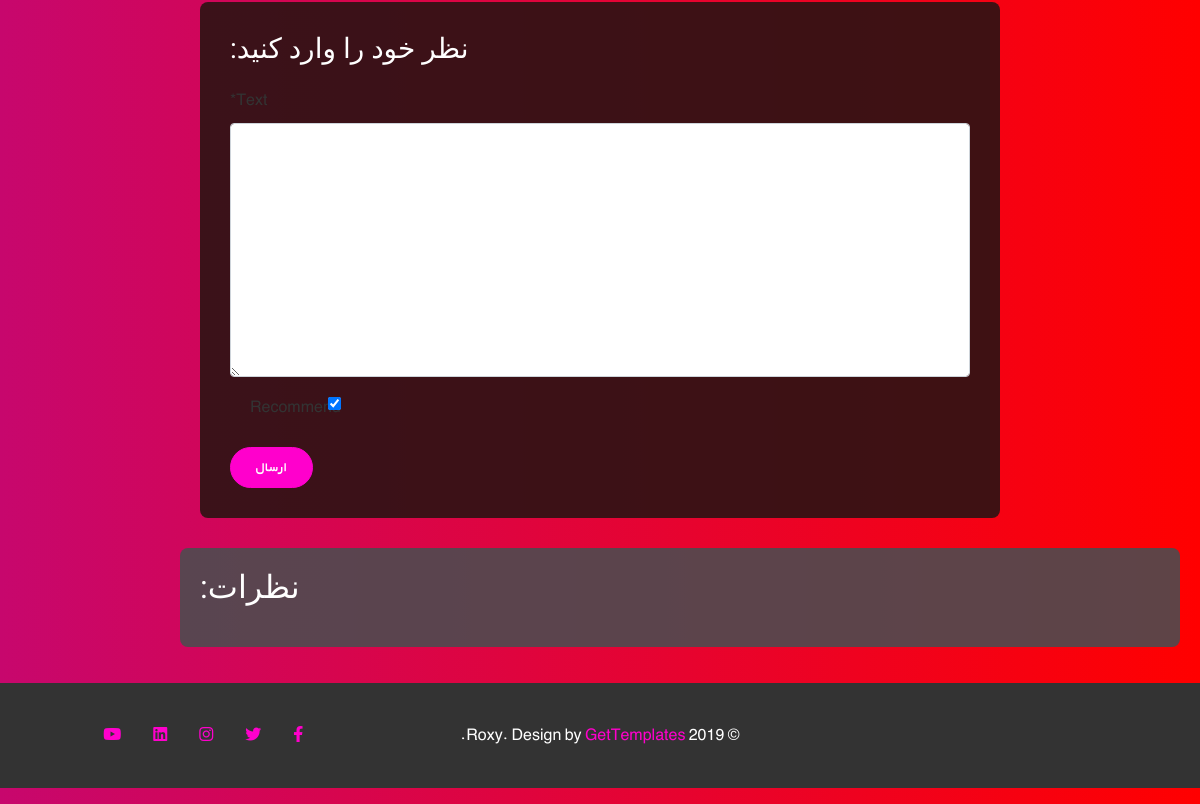
The app's page /shop/3 (lower part), older data.
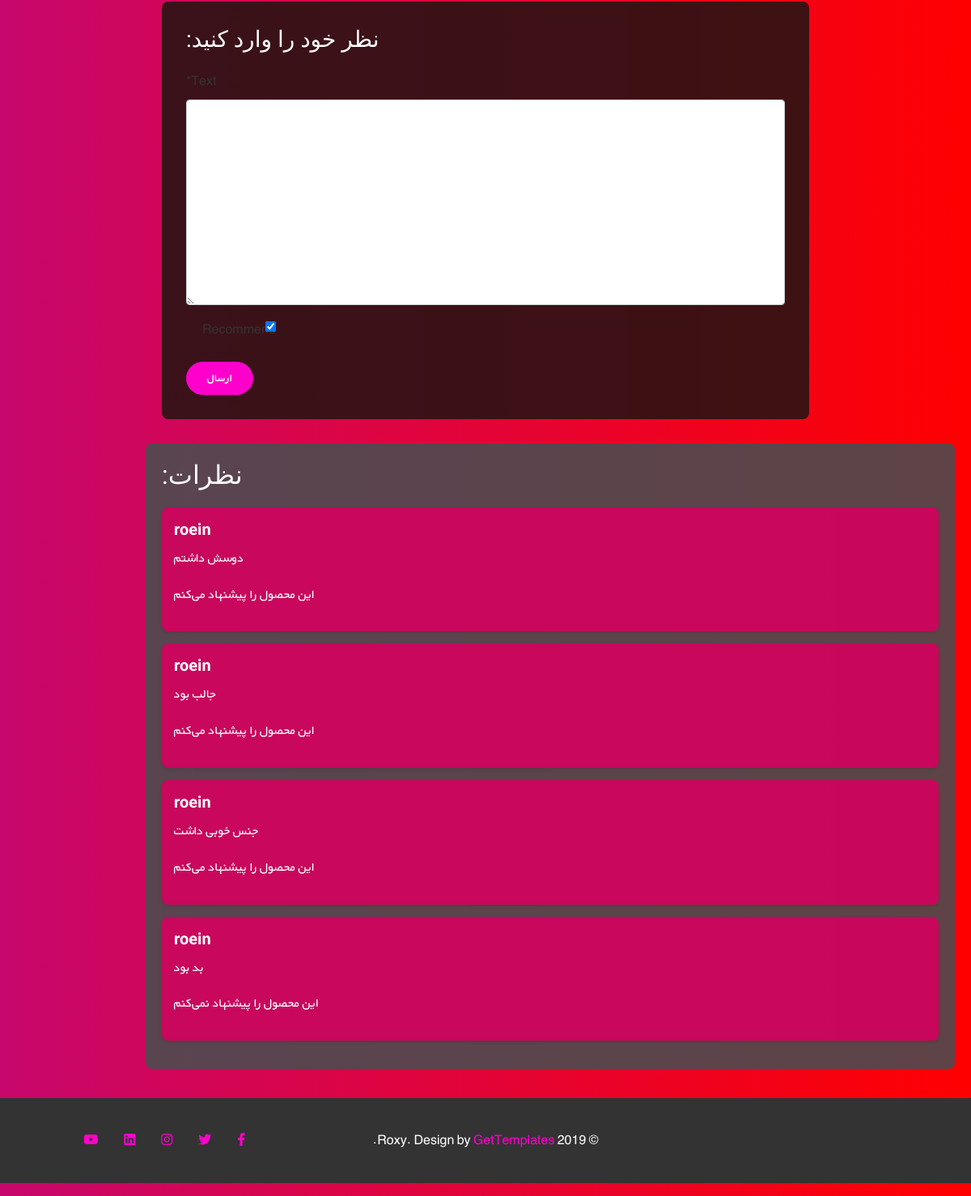
The same page, newer data.
### page_team/models.py (models this page shows)
class ShopComment(models.Model):
    user = models.ForeignKey(get_user_model(), on_delete=models.CASCADE)
    shop = models.ForeignKey(TeamShop , on_delete=models.CASCADE , related_name='comments')
    text = models.TextField()
    datetime_created = models.DateTimeField(auto_now_add=True)
    active = models.BooleanField(default=True)
    recommend = models.BooleanField(default=True)

### accounts/models.py (models this page shows)
class CustomUser(AbstractUser):
    age = models.PositiveIntegerField(null=True, blank=True)

### page_team/views.py (the view)
# urls.py: path('shop/<int:pk>', views.shop_details , name='shop-detail'),
def shop_details(request , pk):
    shop = get_object_or_404(TeamShop , pk = pk)
    shop_comment = shop.comments.all()
    if request.method == 'POST':
        comment_form = ShopCommentForm(request.POST)
        if comment_form.is_valid():
            comment = comment_form.save(commit=False)
            comment.user = request.user
            comment.shop = shop
            comment.save()
            comment_form = ShopCommentForm()
    else:
        comment_form = ShopCommentForm()
    return render(request , 'page_team/post_detail.html' , {
        'shop' : shop,
        'comments' : shop_comment,
        'comment_form' : comment_form})

### page_team/forms.py
class ShopCommentForm(forms.ModelForm):
    class Meta:
        model = ShopComment
        fields = ['text' , 'recommend']

### page_team/templates/page_team/post_detail.html (shortened to what this page needs)
{% extends '_base.html' %}
{% load crispy_forms_tags %}
{% block content %}
<!DOCTYPE html>
{% load static %}
<html lang="fa" dir="rtl">
<head>
    <link rel="stylesheet" href="{% static 'css/post_detail.css' %}">
    <link rel="stylesheet" href="https://cdnjs.cloudflare.com/ajax/libs/font-awesome/6.0.0-beta3/css/all.min.css">
</head>
<body>
    <div class="container">
        <div class="comment-form-section" style="width: 100%; max-width: 800px; margin: 30px auto; padding: 30px;">
            <h3 style="margin-bottom: 20px; color: white">نظر خود را وارد کنید:</h3>
            <form method="POST">
                {{ comment_form|crispy }}
                <button type="submit" class="btn btn-primary" style="margin-top: 10px;">ارسال</button>
            </form>
        </div>
        <div class="comments-section" style="width: 100%; max-width: 1000px; background-color: rgba(77,76,79,0.9);" >
            <h2 style="margin-bottom: 20px; color: white">نظرات:</h2>
            {% for comment in comments %}
                {% if comment.active %}
                    <div class="comment" style="background-color: rgba(211,2,95,0.91);">
                        <h5 class="comment-author" style="color: white">{{ comment.user.username }}</h5>
                        <h6 style="color: white">{{ comment.text|linebreaks }}</h6>
                        <div>
                            {% if comment.recommend %}
                                <p class="recommend" style="color: white">این محصول را پیشنهاد می‌کنم</p>
                            {% else %}
                                <p class="not-recommend" style="color: white">این محصول را پیشنهاد نمی‌کنم</p>
                            {% endif %}
                        </div>
                    </div>
                {% endif %}
            {% endfor %}
        </div>
    </div>
</body>
</html>
{% endblock content %}

### templates/_base.html (shortened to what this page needs)
<!DOCTYPE html>
{% load static %}
<html lang="en">
<head>
    <link rel="stylesheet" href="{% static 'vendor/bootstrap/bootstrap.min.css' %}">
    <link rel="stylesheet" href="{% static 'vendor/select2/select2.min.css' %}">
    <link rel="stylesheet" href="{% static 'vendor/owlcarousel/owl.carousel.min.css' %}">
    <link rel="stylesheet" href="{% static 'vendor/lightcase/lightcase.css' %}">
    <link rel="stylesheet" href="https://unpkg.com/aos@next/dist/aos.css"/>
    <link rel="stylesheet" href="{% static 'css/style.min.css' %}">
    <link rel="stylesheet" href="https://cdn.linearicons.com/free/1.0.0/icon-font.min.css">
    <link rel="stylesheet" href="https://use.fontawesome.com/releases/v5.8.1/css/all.css"
>
</head>
<body data-spy="scroll" data-target="#navbar" class="static-layout">
{% block content %}
{% endblock content %}
<footer class="mastfoot my-3">
    <div class="inner container">
        <div class="row">
            <div class="col-lg-4 col-md-12 d-flex align-items-center">
            </div>
            <div class="col-lg-4 col-md-12 d-flex align-items-center">
                <p class="mx-auto text-center mb-0">&copy; 2019 Roxy. Design by <a href="https://gettemplates.co"
                                                                                   target="_blank">GetTemplates</a>.</p>
            </div>
            <div class="col-lg-4 col-md-12">
                <nav class="nav nav-mastfoot justify-content-center">
                    <a class="nav-link" href="#">
                        <i class="fab fa-facebook-f"></i>
                    </a>
                    <a class="nav-link" href="#">
                        <i class="fab fa-twitter"></i>
                    </a>
                    <a class="nav-link" href="#">
                        <i class="fab fa-instagram"></i>
                    </a>
                    <a class="nav-link" href="#">
                        <i class="fab fa-linkedin"></i>
                    </a>
                    <a class="nav-link" href="#">
                        <i class="fab fa-youtube"></i>
                    </a>
                </nav>
            </div>
        </div>
    </div>
</footer>
</body>
</html>

### static/css/post_detail.css (style rules this page uses)
body { font-family: 'Vazir', sans-serif; margin: 0; padding: 0; background: linear-gradient(to right, #c7076d, #ff0000); color: #333; }
.container { max-width: 1200px; margin: 0 auto; padding: 20px; }
footer { text-align: center; margin-top: 20px; padding: 10px 0; background-color: #333; color: #fff; }

### page_team/templates/page_team/post_detail.html (style rules this page uses)
.comments-section, .comment-form-section { margin-top: 30px; padding: 20px; background-color: rgba(44, 19, 19, 0.91); border-radius: 8px; }
.comment { background-color: #fff; padding: 15px; margin-bottom: 15px; border-radius: 8px; box-shadow: 0 2px 4px rgba(0,0,0,0.1); }
.comment-author { font-weight: bold; margin-bottom: 10px; }
.recommend { color: green; }
.not-recommend { color: red; }
.comments-section { width: 100%; max-width: 1000px; margin-top: 30px; padding: 20px; background-color: #ffffff; border-radius: 8px; }

Row changes from the older to the newer data that the page shows:
added ShopComment: user.username "roein", text "دوسش داشتم", recommend "این محصول را پیشنهاد می‌کنم"
added ShopComment: user.username "roein", text "جالب بود", recommend "این محصول را پیشنهاد می‌کنم"
added ShopComment: user.username "roein", text "جنس خوبی داشت", recommend "این محصول را پیشنهاد می‌کنم"
added ShopComment: user.username "roein", text "بد بود", recommend "این محصول را پیشنهاد نمی‌کنم"
